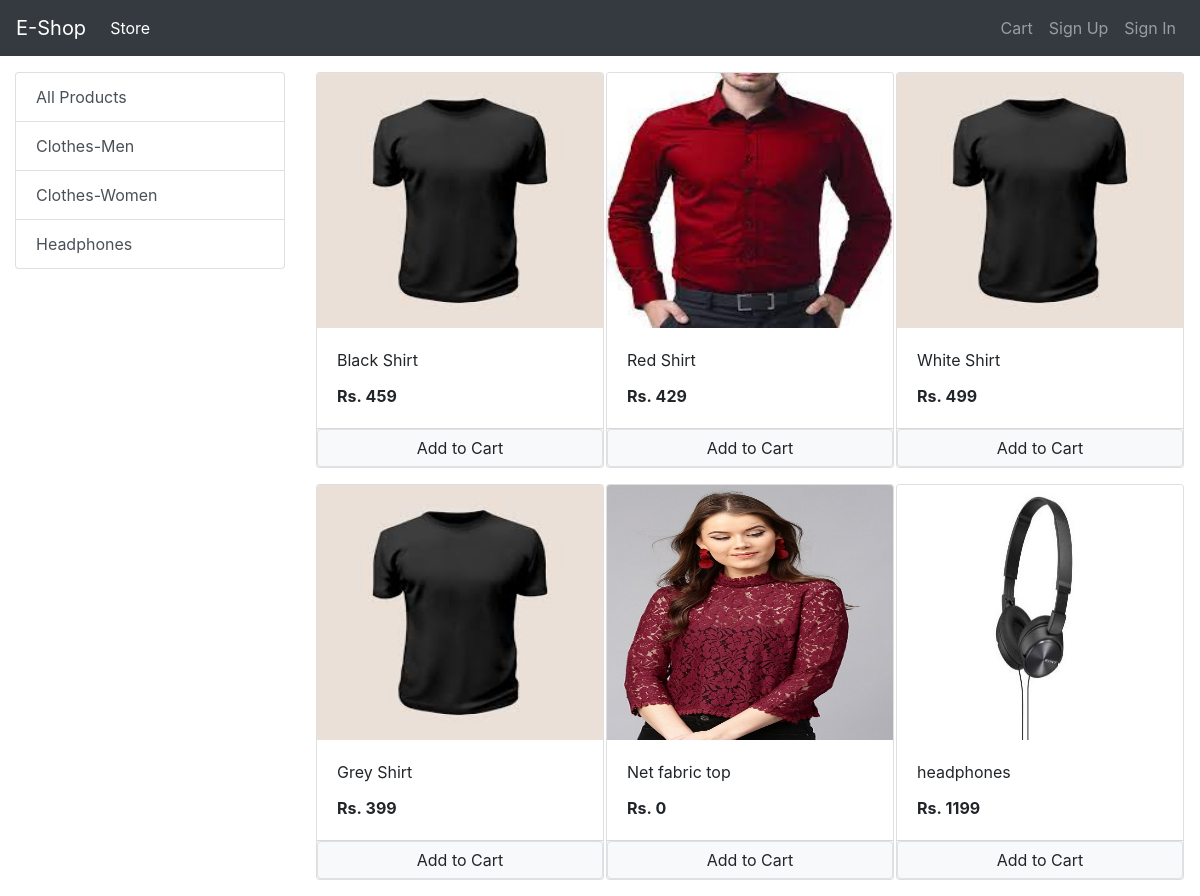
The page / on the database its author committed.
### store/models/category.py (models this page shows, shortened)
class Category(models.Model):
    name=models.CharField(max_length=50)
    @staticmethod
    def get_all_categories():
        return Category.objects.all()

### store/models/product.py (models this page shows, shortened)
class Product(models.Model):
    name=models.CharField(max_length=50)
    price=models.IntegerField(default=0)
    category=models.ForeignKey(Category,on_delete=models.CASCADE,default=1)
    description=models.CharField(max_length=200,default="")
    image=models.ImageField(upload_to='uploads/products/')
    @staticmethod
    def get_all_product():
        return Product.objects.all()

### store/views.py (the view, shortened to what this page needs)
# urls.py: path('',Index.as_view(),name='homepage'),
class Index(View):
    def get(self, request):
        cart=request.session.get('cart')
        if not cart:
            request.session['cart']={}
            products=None
        categories=Category.get_all_categories()
        categoryID=request.GET.get('category')
        if(categoryID):
            products=Product.get_product_by_id(categoryID)
        else:
            products=Product.get_all_product()
        data={}
        data['products']=products
        data['categories']=categories
        print(request.session.get('customer_id'))
        return render(request,"index.html",data)

### store/templatetags/cart.py (called while the page is built)
@register.filter(name="is_in_cart")
def is_in_cart(product,cart):
    keys=cart.keys()
    for id in keys:
        if id == str(product.id) :
            return True
    return False

### store/templates/index.html (shortened to what this page needs)
{% extends 'base.html' %}
{% block content %}
{% load cart %}
<div class="container-fluid mt-3">
	<div class="row">
		<div class="col-lg-3 mx-auto">
			<div class="list-group">
				<a href="/" class="list-group-item list-group-item-action">All Products</a>
				{% for category in categories %}
				<a href="/?category={{category.id}}"
					class="list-group-item list-group-item-action">{{category.name}}</a>
				{% endfor %}
			</div>
		</div>
		<div id='products' class="col-lg-9 mx-auto">
			<div class="row mx-auto">
				{% for product in products %}
				<div class="card mx-auto mb-3" id={{product.id}} style="width: 18rem;">
					<img class="card-img-top" src="{{product.image.url}} " alt="Card image cap" width="255" height="255">
					<div class="card-body">
						<p class="card-title">{{product.name}}</p>
						<p class="card-text"><b>Rs.&nbsp;{{product.price}}</b></p>
					</div>
					<div class="card-footer p-0 no-gutters">
						{% if product|is_in_cart:request.session.cart %}
						<div class="row no-gutters">
							<form action="/#{{product.id}}" class="col-2" method="POST">
								{% csrf_token %}
								<input hidden type="text" name='product' value='{{product.id}}'>
								<input hidden type="text" name='remove' value='True'>
								<input type="submit" value="-" class="btn btn-block btn-secondary">
							</form>
							<div class="text-center col">{{ product|cart_quantity:request.session.cart}} in Cart</div>
							<form action="/#{{product.id}}" class="col-2" method="POST">
								{% csrf_token %}
								<input hidden type="text" name='product' value='{{product.id}}'>
								<input type="submit" value="+" class="btn btn-block btn-secondary">
							</form>
						</div>
						{% else %}
						<form action="/#{{product.id}}" method="POST">
							<input type="submit" class="float-right btn btn-light border form-control" value="Add to Cart">
						</form>
						{% endif %}
					</div>
				</div>
				{% endfor %}
			</div>
		</div>
	</div>
</div>
{% endblock %}

### store/templates/base.html (shortened to what this page needs)
<!doctype html>
<html lang="en">
  <head>
    <link rel="stylesheet" href="https://maxcdn.bootstrapcdn.com/bootstrap/4.0.0/css/bootstrap.min.css">
  </head>
  <nav class="navbar navbar-expand-lg navbar-dark bg-dark">
    <a class="navbar-brand" href="/">E-Shop</a>
    <div class="collapse navbar-collapse" id="navbarTogglerDemo03">
      <ul class="navbar-nav mr-auto mt-2 mt-lg-0">
        <li class="nav-item active">
          <a class="nav-link" href="#">Store<span class="sr-only">(current)</span></a>
        </li>
      </ul>
      <ul class="navbar-nav my-2 my-lg-0">
        {% if request.session.customer %}
          <li class="nav-item">
            <a class="nav-link" href="/cart">Cart</a>
          </li>
          <li class="nav-item">
            <a class="nav-link" href="/orders">Orders</a>
          </li>
          <li class="nav-item">
            <a class="nav-link" href="/logout">Logout</a>
          </li>
        {% else %}
        <li class="nav-item">
          <a class="nav-link" href="/cart">Cart</a>
        </li>
          <li class="nav-item">
            <a class="nav-link" href="/signup">Sign Up</a>
          </li>
          <li class="nav-item">
            <a class="nav-link" href="/login">Sign In</a>
          </li>
        {% endif %}
      </ul>
    </div>
  </nav>
  <body>
      {% block content %}{% endblock %}
  </body>
</html>

### rows shown on the page
Category: name "Clothes-Men"
Category: name "Clothes-Women"
Category: name "Headphones"
Product: {{ product.id }} 1 (drawn), image (picture), name "Black Shirt", price "459"
Product: image (picture), name "Red Shirt", price "429"
Product: image (picture), name "White Shirt", price "499"
Product: image (picture), name "Grey Shirt", price "399"
Product: image (picture), name "Net fabric top", price "0"
Product: image (picture), name "headphones", price "1199"
